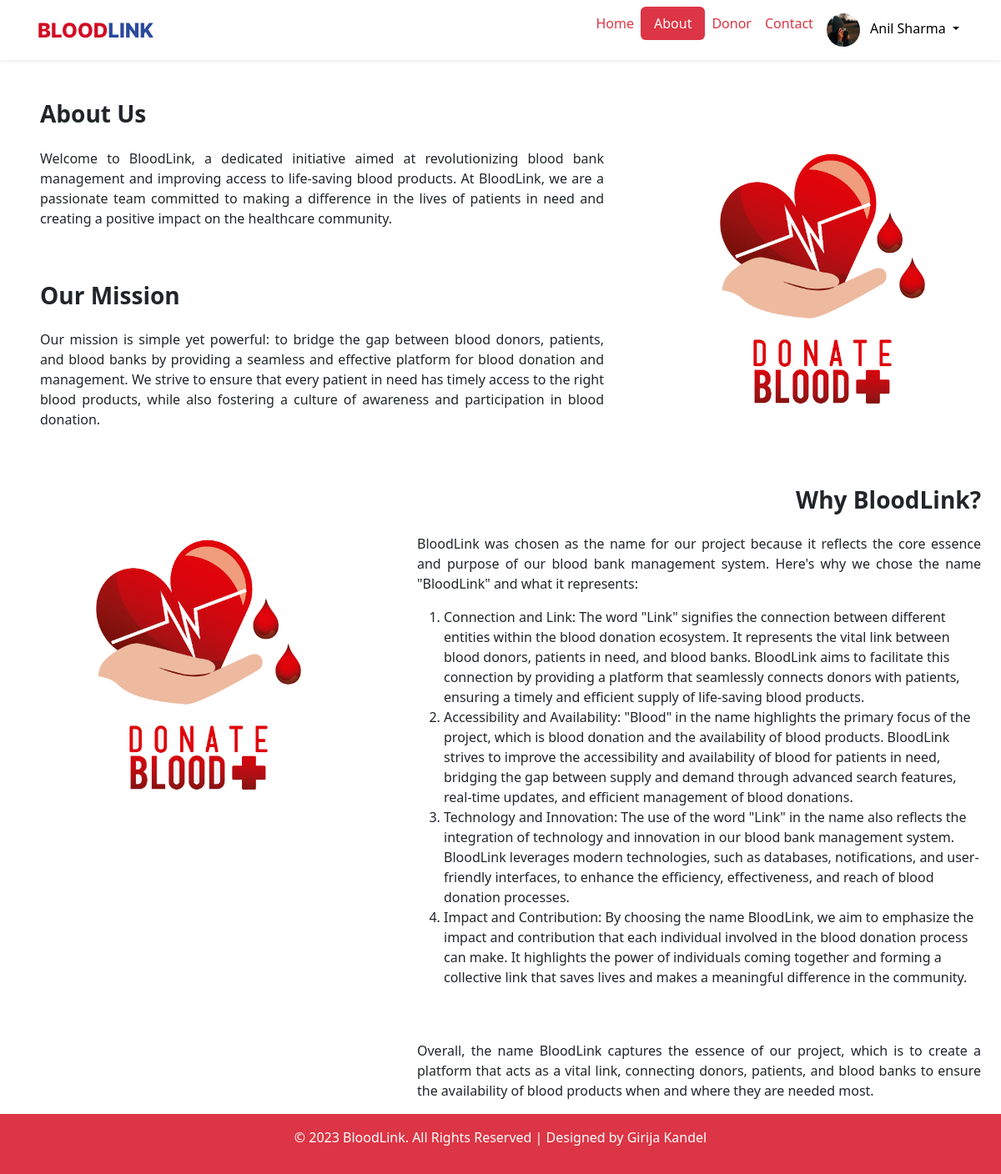
The app's page /about.php (signed in) with its own data.
### tables this page shows
CREATE TABLE `users` (
  `id` int(11) NOT NULL,
  `name` varchar(255) NOT NULL,
  `province` varchar(255) NOT NULL,
  `district` varchar(30) NOT NULL,
  `municipality` varchar(30) NOT NULL,
  `ward` int(11) NOT NULL,
  `dob` date NOT NULL,
  `gender` enum('Male','Female','Other') NOT NULL,
  `email` varchar(255) NOT NULL,
  `password` varchar(255) NOT NULL,
  `blood` enum('A+','A-','B+','B-','AB+','AB-','O+','O-') NOT NULL,
  `phone` varchar(20) NOT NULL,
  `lastdonation` date DEFAULT NULL,
  `profile` varchar(255) DEFAULT NULL,
  `role` enum('Receiver','Donor','Both') NOT NULL,
  `status` enum('Active','Inactive') NOT NULL,
  `token` varchar(255) DEFAULT NULL,
  `created_at` timestamp NOT NULL DEFAULT current_timestamp(),
  `updated_at` timestamp NOT NULL DEFAULT current_timestamp() ON UPDATE current_timestamp()
);

### about.php (the view, shortened to what this page needs)
<!DOCTYPE html>
<html>
<?php
include 'connection.php';
?>
<head>
    <link rel="stylesheet" href="https://maxcdn.bootstrapcdn.com/bootstrap/4.0.0/css/bootstrap.min.css"
>
    <link rel="stylesheet" href="css\bootstrap.min.css">
    <link rel="stylesheet" href="css/style.css">
</head>
<body>
    <nav class="navbar navbar-expand-lg navbar-dark shadow-sm">
        <div class="container">
            <img src="image/bloodlink.svg" class="img-thumbnail border-0" alt="...">
            <div class="collapse navbar-collapse" id="navbarNav">
                <ul class="navbar-nav ml-auto">
                    <li class="nav-item">
                        <a class="nav-link text-danger btn" href="index.php">Home</a>
                    </li>
                    <li class="nav-item active">
                        <a class="nav-link bg-danger px-3 text-white rounded" href="about.php">About</a>
                    </li>
                    <li class="nav-item">
                        <a class="nav-link text-danger " href="donors.php">Donor</a>
                    </li>
                    <li class="nav-item">
                        <a class="nav-link text-danger" href="contact.php">Contact</a>
                    </li>
                    <?php
                    if (isset($_SESSION['isUserlogin']) && $_SESSION['isUserlogin'] == '1') {
                        $sql = "SELECT * FROM `users` WHERE id=" . $_SESSION['userId'];
                        $res = mysqli_query($conn, $sql);
                        $result = mysqli_fetch_array($res);
                    }
                    if (isset($_SESSION['isUserlogin']) && $_SESSION['isUserlogin'] == '1') {
                        ?>
                        <div class="nav-item dropdown no-arrow">
                            <button class="nav-link dropdown-toggle text-black" type="button" id="dropDownUser"
                                data-bs-toggle="dropdown" aria-expanded="false">
                                <img src="uploads/profiles/<?php echo $result['profile'] ?>"
                                    class="rounded-circle small round" alt="" height="40" width="40">
                                <span class="ml-2 d-none d-lg-inline text-black">
                                    <?php echo $result['name'] ?>
                                </span>
                            </button>
                        </div>
                        <?php
                    } else {
                        ?>
                        <li class="nav-item rounded" style="padding-left: 5px;">
                            <a class="nav-link text-white login-button rounded" href="login.php">Login/Register</a>
                        </li>
                        <?php
                    }
                    ?>
                </ul>
            </div>
        </div>
    </nav>
    <div class="row h-100 embed-responsive">
        <div class="col-7 mt-lg-5 ml-lg-5">
            <p class="font-weight-bold h3">About Us</p>
            <p class="text-justify mt-4 font-weight-light font-weight-normal">Welcome to BloodLink, a dedicated
                initiative aimed at revolutionizing
                blood bank management and improving access to life-saving blood products. At BloodLink, we are a
                passionate team committed
                to making a difference in the lives of patients in need and creating a positive impact on the healthcare
                community.</p>
            <br><br>
            <p class="font-weight-bold h3">Our Mission</p>
            <p class="text-justify mt-4 font-weight-light font-weight-normal">
                Our mission is simple yet powerful: to bridge the gap between blood donors, patients,
                and blood banks by providing a seamless and effective platform for blood donation and
                management. We strive to ensure that every patient in need has timely access to the
                right blood products, while also fostering a culture of awareness and participation
                in blood donation.</p>
        </div>
        <div class="col mt-lg-5 ml-lg-5">
            <img src="image/donateblood.png" class="img-thumbnail border-0" alt="">
        </div>
    </div>
    <div class="row h-100 embed-responsive">
        <div class="col mt-lg-5 ml-lg-5">
            <img src="image/donateblood.png" class="img-thumbnail border-0" alt="">
        </div>
        <div class="col-7 mt-lg-5 ml-lg-5">
            <p class="font-weight-bold h3 text-end">Why BloodLink?</p>
            <p class="text-justify mt-4 font-weight-light font-weight-normal">
                BloodLink was chosen as the name for our project because it reflects the core
                essence and purpose of our blood bank management system. Here's why we chose
                the name "BloodLink" and what it represents:
            </p>
            <ol>
                <li>Connection and Link: The word "Link" signifies the connection between different entities within the
                    blood donation ecosystem. It represents the vital link between blood donors, patients in need, and
                    blood banks. BloodLink aims to facilitate this connection by providing a platform that seamlessly
                    connects donors with patients, ensuring a timely and efficient supply of life-saving blood products.
                </li>
                <li>Accessibility and Availability: "Blood" in the name highlights the primary focus of the project,
                    which is blood donation and the availability of blood products. BloodLink strives to improve the
                    accessibility and availability of blood for patients in need, bridging the gap between supply and
                    demand through advanced search features, real-time updates, and efficient management of blood
                    donations.</li>
                <li>Technology and Innovation: The use of the word "Link" in the name also reflects the integration of
                    technology and innovation in our blood bank management system. BloodLink leverages modern
                    technologies, such as databases, notifications, and user-friendly interfaces, to enhance the
                    efficiency, effectiveness, and reach of blood donation processes.</li>
                <li>Impact and Contribution: By choosing the name BloodLink, we aim to emphasize the impact and
                    contribution that each individual involved in the blood donation process can make. It highlights the
                    power of individuals coming together and forming a collective link that saves lives and makes a
                    meaningful difference in the community.</li>
            </ol>
            <br>
            <p class="text-justify mt-4 font-weight-light font-weight-normal">
                Overall, the name BloodLink captures the essence of our project, which is to create
                a platform that acts as a vital link, connecting donors, patients, and blood banks
                to ensure the availability of blood products when and where they are needed most.
            </p>
        </div>
    </div>
    <footer class="bg-danger text-white py-3">
        <div class="container  text-center">
            <p>&copy; 2023 BloodLink. All Rights Reserved | Designed by Girija Kandel</p>
        </div>
    </footer>
</body>
</html>

### css/style.css (style rules this page uses)
.round { border-radius: 1.5rem; }
.navbar { background-color: #ffffff; }
.navbar-brand, .nav-link { color: #e93030; }

### records on screen
users: profile (picture), name "Anil Sharma"
